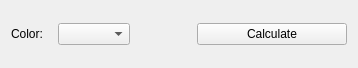
<?xml version="1.0" encoding="UTF-8"?>
<ui version="4.0">
 <class>LumEfficiencyWidgetClass</class>
 <widget class="QWidget" name="LumEfficiencyWidgetClass">
  <property name="geometry">
   <rect>
    <x>0</x>
    <y>0</y>
    <width>358</width>
    <height>68</height>
   </rect>
  </property>
  <property name="windowTitle">
   <string>LumEfficiencyWidget</string>
  </property>
  <layout class="QVBoxLayout" name="verticalLayout">
   <property name="spacing">
    <number>0</number>
   </property>
   <property name="leftMargin">
    <number>0</number>
   </property>
   <property name="topMargin">
    <number>0</number>
   </property>
   <property name="rightMargin">
    <number>0</number>
   </property>
   <property name="bottomMargin">
    <number>0</number>
   </property>
   <item>
    <widget class="QWidget" name="widget" native="true">
     <layout class="QHBoxLayout" name="horizontalLayout" stretch="0,1,0,0">
      <property name="spacing">
       <number>15</number>
      </property>
      <item>
       <widget class="QLabel" name="label">
        <property name="text">
         <string>Color:</string>
        </property>
       </widget>
      </item>
      <item>
       <widget class="QComboBox" name="comboBox_color"/>
      </item>
      <item>
       <spacer name="horizontalSpacer">
        <property name="orientation">
         <enum>Qt::Horizontal</enum>
        </property>
        <property name="sizeHint" stdset="0">
         <size>
          <width>130</width>
          <height>20</height>
         </size>
        </property>
       </spacer>
      </item>
      <item>
       <widget class="QPushButton" name="btn_calculate">
        <property name="minimumSize">
         <size>
          <width>150</width>
          <height>0</height>
         </size>
        </property>
        <property name="text">
         <string>Calculate</string>
        </property>
       </widget>
      </item>
     </layout>
    </widget>
   </item>
  </layout>
 </widget>
 <layoutdefault spacing="6" margin="11"/>
 <resources/>
 <connections/>
</ui>
